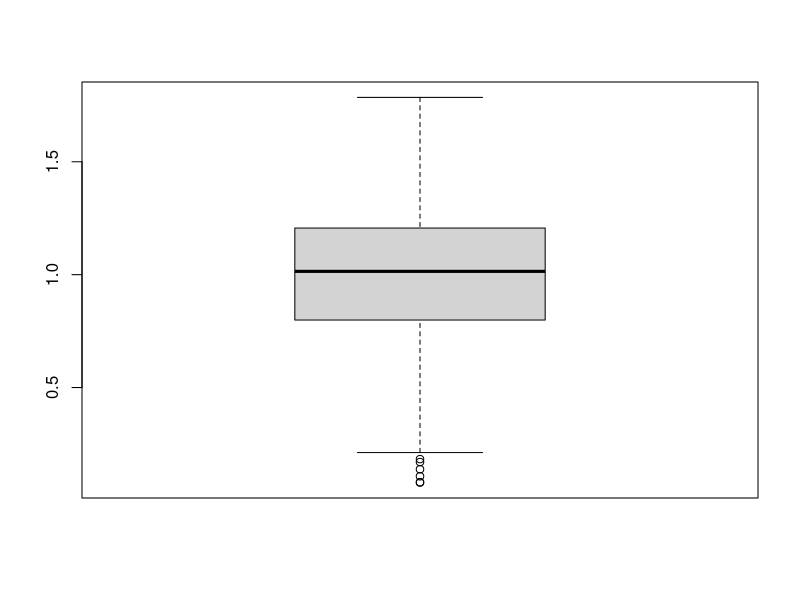
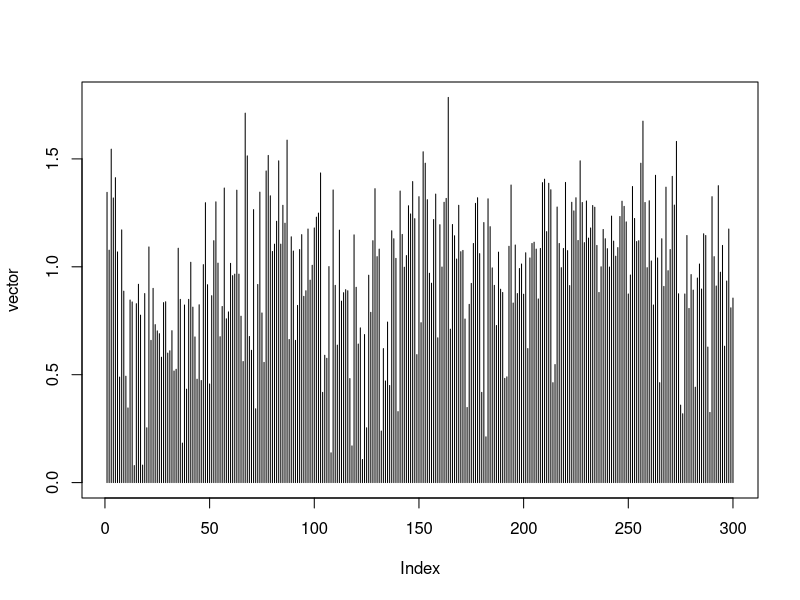
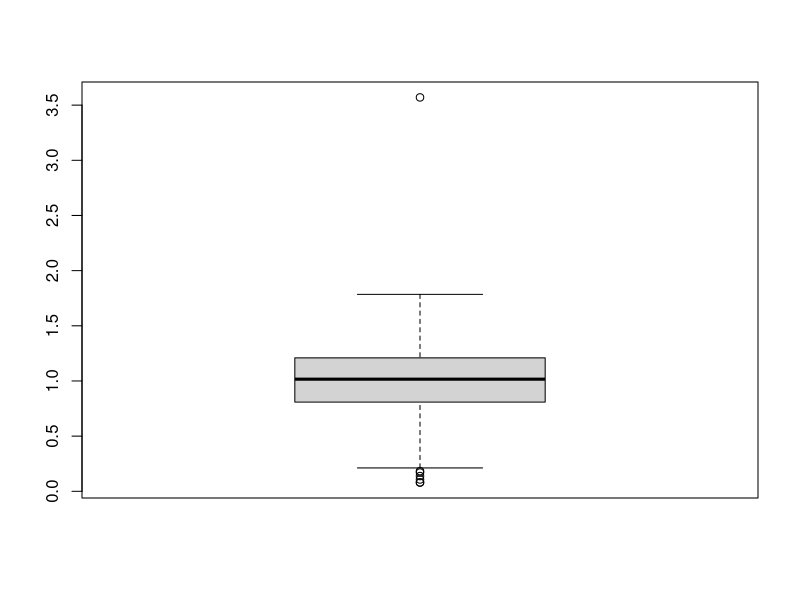
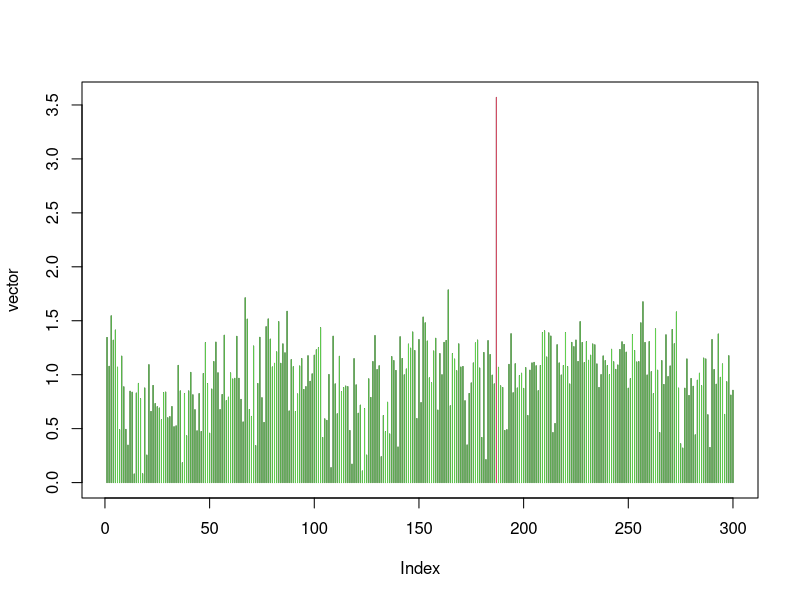
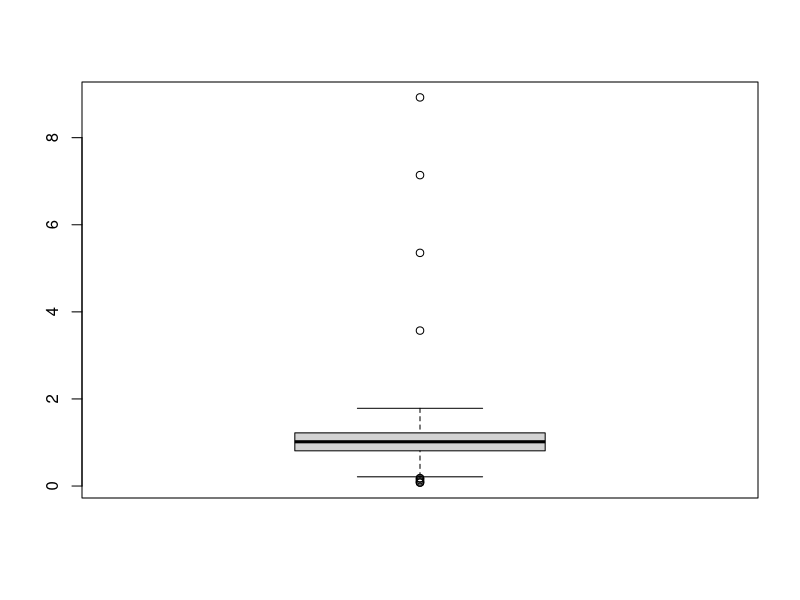
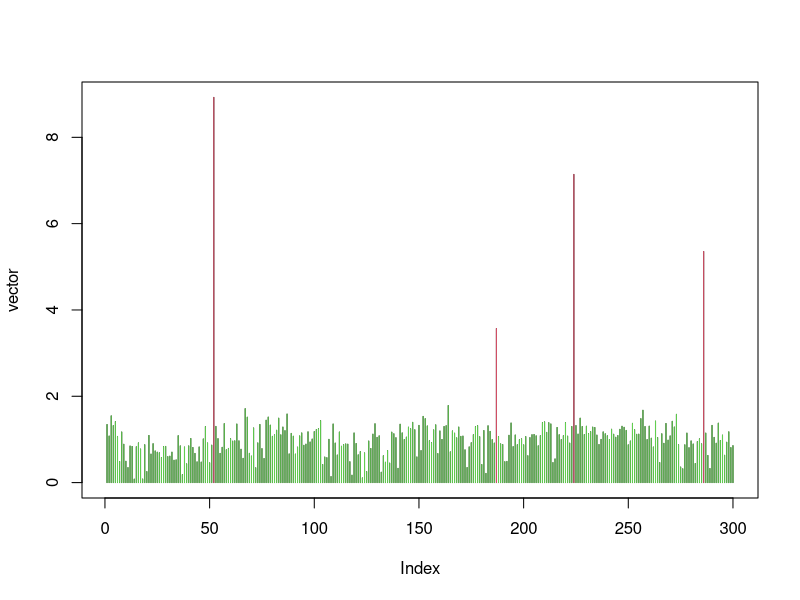
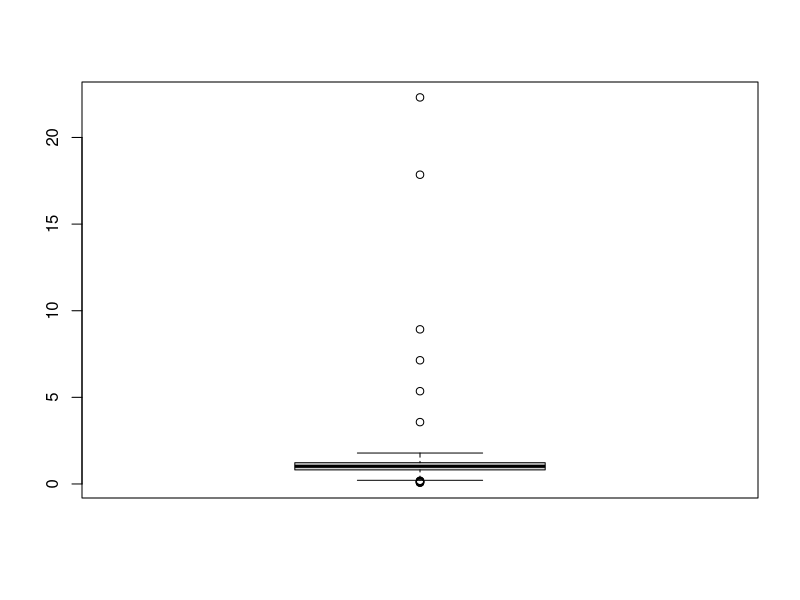
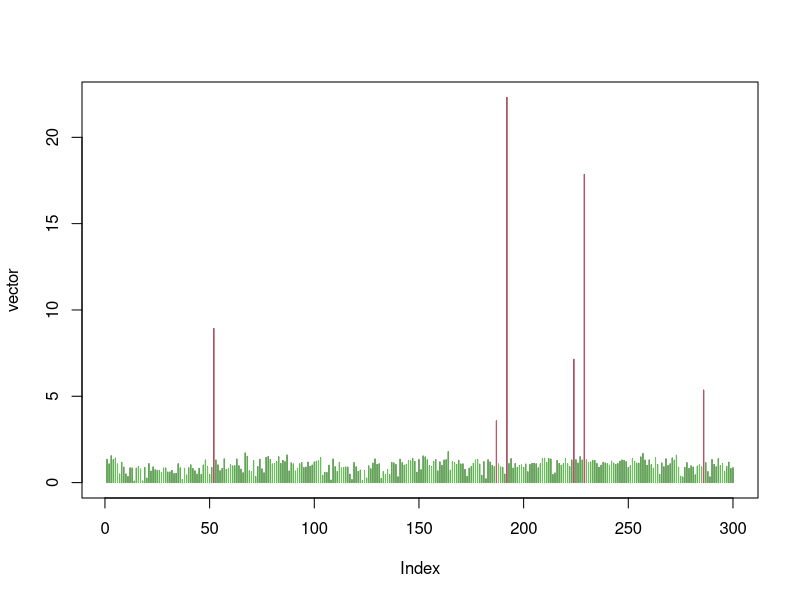

These charts were generated, in order, by the following R code:
### Density based outlier detection which might be used for sales data.
require(dbscan)
detectOutliers <- function(vector) {
  if (length(vector) > 1500) {
    print(paste("huge vector"))
    stop() # return(1)
  }
  distMatrix <- dist(vector)
  clusters <- dbscan(x = distMatrix
                     ,eps = as.vector(quantile(vector, probs = .95) + 1e-15)
                     ,minPts = 2)
  clusters$cluster[clusters$cluster != 1] <- 0
  return(clusters$cluster)
  # return(cbind(vector, clusters$cluster))
}

### examples
checkOutliers <- function(vector) {
  summary(vector)
  boxplot(vector)
  Sys.sleep(1)
  plot(vector, type = 'h', ylim = c(0, max(vector)))
  outliers <- detectOutliers(vector = vector)
  if (all(outliers == 1)) {
    print("no outliers found")
  } else {
    Sys.sleep(1)
    lines(x = vector[], col = outliers + 2, type = 'h')
  }
}

data(treering); treering <- treering[1:300]
checkOutliers(treering)

data(treering); treering <- treering[1:300]
### lets manually input some outliers
treering[sample(x = 1:length(treering), size = 1)] <- max(treering) * 2
checkOutliers(treering)

data(treering); treering <- treering[1:300]
### lets manually input some outliers
treering[sample(x = 1:length(treering), size = 3)] <- 
  c(max(treering) * 1.5, max(treering) * 2, max(treering) * 2.5)
checkOutliers(treering)

data(treering); treering <- treering[1:300]
### lets manually input some outliers
treering[sample(x = 1:length(treering), size = 2)] <- 
  c(max(treering) * 2, max(treering) * 2.5)
checkOutliers(treering)
